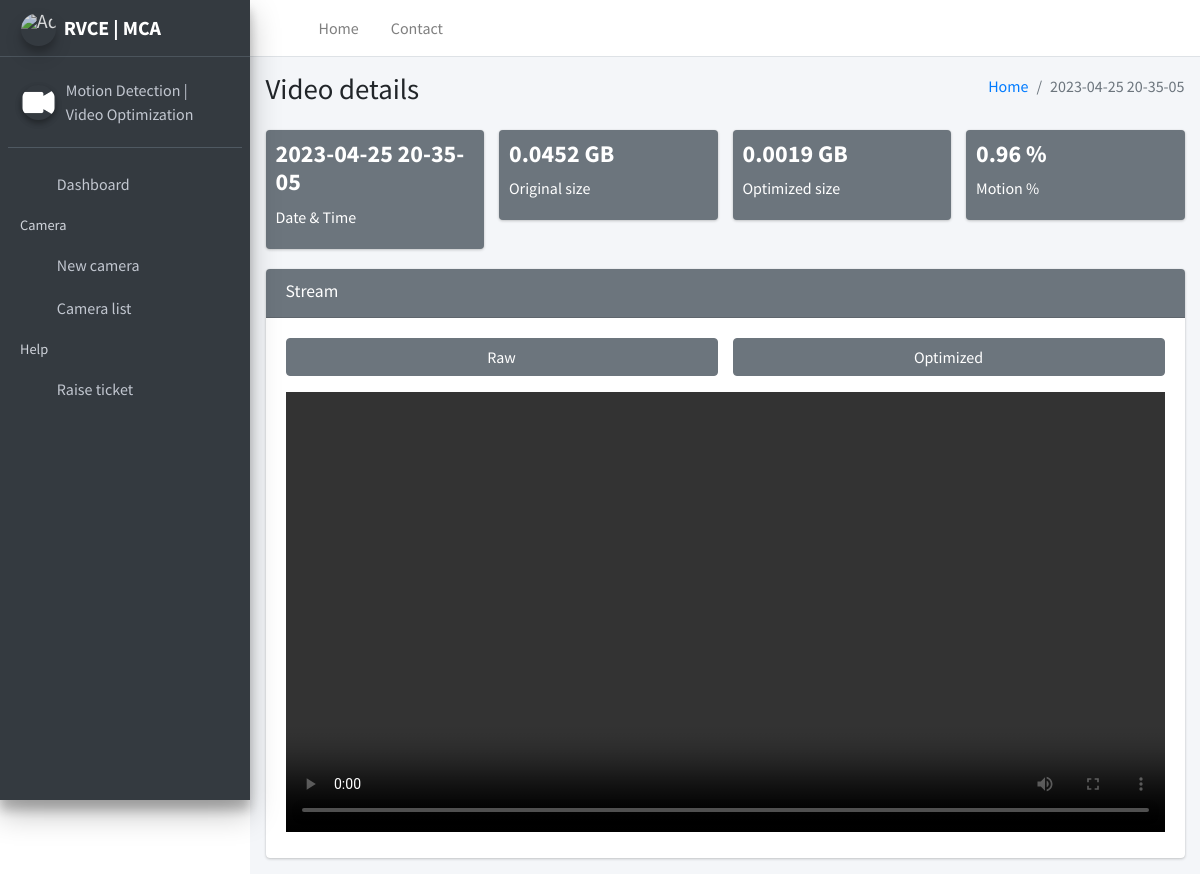
The app's page /video/716 with its own data.
### recorder/models.py (models this page shows)
class Video_Stats(models.Model):
    camera = models.ForeignKey(Cameras, on_delete=models.CASCADE)
    file = models.TextField()
    original_size = models.BigIntegerField(default=0)
    optimized_size = models.BigIntegerField(default=0)
    motion = models.DecimalField(max_digits=5, decimal_places=2, default=0)

### recorder/views.py (the view)
# urls.py: path('video/<int:id>', views.video, name='video'),
def video(request,id):
    try:
        video = Video_Stats.objects.get(id=id)
        print(video.__dict__)
        filename = video.file+'.webm'
    except Video_Stats.DoesNotExist:
        video = None
    context = {'video_path': os.path.join(settings.MEDIA_URL, filename),'data':video}
    return render(request, 'video.html', context=context)

### recorder/templates/video.html (shortened to what this page needs)
{% load static %} {% load mathfilters %}
<!DOCTYPE html>
<html lang="en">
<head>
    <link rel="stylesheet" href="{% static 'plugins/fontawesome-free/css/all.min.css' %}">
    <link rel="stylesheet" href="https://code.ionicframework.com/ionicons/2.0.1/css/ionicons.min.css">
    <link rel="stylesheet" href="{% static 'plugins/tempusdominus-bootstrap-4/css/tempusdominus-bootstrap-4.min.css' %}">
    <link rel="stylesheet" href="{% static 'plugins/icheck-bootstrap/icheck-bootstrap.min.css' %}">
    <link rel="stylesheet" href="{% static 'plugins/jqvmap/jqvmap.min.css' %}">
    <link rel="stylesheet" href="{% static 'dist/css/adminlte.min.css' %}">
    <link rel="stylesheet" href="{% static 'plugins/overlayScrollbars/css/OverlayScrollbars.min.css' %}">
    <link rel="stylesheet" href="{% static 'plugins/daterangepicker/daterangepicker.css' %}">
    <link rel="stylesheet" href="{% static 'plugins/summernote/summernote-bs4.min.css' %}">
    <link rel="stylesheet" href="{% static 'dist/css/custom.css' %}">
</head>
<body class="hold-transition sidebar-mini layout-fixed">
    <div class="wrapper">
        <nav class="main-header navbar navbar-expand navbar-white navbar-light">
            <ul class="navbar-nav">
                <li class="nav-item">
                    <a class="nav-link" data-widget="pushmenu" href="#" role="button"><i class="fas fa-bars"></i></a>
                </li>
                <li class="nav-item d-none d-sm-inline-block">
                    <a href="/index/" class="nav-link">Home</a>
                </li>
                <li class="nav-item d-none d-sm-inline-block">
                    <a href="/tickets/" class="nav-link">Contact</a>
                </li>
            </ul>
            <ul class="navbar-nav ml-auto">
                <li class="nav-item">
                    <a class="nav-link" data-widget="fullscreen" href="#" role="button">
                        <i class="fas fa-expand-arrows-alt"></i>
                    </a>
                </li>
            </ul>
        </nav>
        <aside class="main-sidebar sidebar-dark-primary elevation-4">
            <a href="/index/" class="brand-link">
                <img src="{% static 'dist/img/rvce.png' %}" alt="AdminLTE Logo" class="brand-image img-circle elevation-3 my-auto" style="opacity:.8; width:35px; height:35px">
                <span class="brand-text font-weight-bold my-auto">RVCE | MCA</span>
            </a>
            <div class="sidebar">
                <div class="user-panel mt-3 pb-3 mb-3 d-flex">
                    <div class="image my-auto">
                        <img src="{% static 'dist/img/logo.png' %}" class="img-circle elevation-2 my-auto" alt="User Image" style="width:35px; height:35px">
                    </div>
                    <div class="info">
                        <a class="d-block">Motion Detection |<br>Video Optimization</a>
                    </div>
                </div>
                <nav class="mt-2">
                    <ul class="nav nav-pills nav-sidebar flex-column" data-widget="treeview" role="menu" data-accordion="false">
                        <li class="nav-item">
                            <a href="/index/" class="nav-link">
                                <i class="far fa fa-tachometer-alt nav-icon"></i>
                                <p>Dashboard</p>
                            </a>
                        </li>
                        <li class="nav-header">Camera</li>
                        <li class="nav-item">
                            <a href="/camera/" class="nav-link">
                                <i class="nav-icon fa fa-camera"></i>
                                <p>
                                    New camera
                                </p>
                            </a>
                        </li>
                        <li class="nav-item">
                            <a href="/cameras/" class="nav-link">
                                <i class="nav-icon fa fa-list"></i>
                                <p>
                                    Camera list
                                </p>
                            </a>
                        </li>
                        <li class="nav-header">Help</li>
                        <li class="nav-item">
                            <a href="/ticket/" class="nav-link">
                                <i class="nav-icon fa fa-info"></i>
                                <p>
                                    Raise ticket
                                </p>
                            </a>
                        </li>
                    </ul>
                </nav>
            </div>
        </aside>
        <div class="content-wrapper">
            <div class="content-header">
                <div class="container-fluid">
                    <div class="row mb-2">
                        <div class="col-sm-6">
                            <h1 class="m-0">Video details</h1>
                        </div>
                        <div class="col-sm-6">
                            <ol class="breadcrumb float-sm-right">
                                <li class="breadcrumb-item"><a href="#">Home</a></li>
                                <li class="breadcrumb-item active">{{ data.file }}</li>
                            </ol>
                        </div>
                    </div>
                </div>
            </div>
            <section class="content">
                <div class="container-fluid">
                    <div class="row">
                        <div class="col-lg-3 col-6">
                            <div class="small-box bg-secondary">
                                <div class="inner pb-1">
                                    <h4><b>{{ data.file|slice:":19" }}</b></h4>
                                    <p>Date & Time</p>
                                </div>
                            </div>
                        </div>
                        <div class="col-lg-3 col-6">
                            <div class="small-box bg-secondary">
                                <div class="inner pb-1">
                                    <h4><b>{{ data.original_size|div:1073741824|floatformat:4 }} GB</b></h4>
                                    <p>Original size</p>
                                </div>
                            </div>
                        </div>
                        <div class="col-lg-3 col-6">
                            <div class="small-box bg-secondary">
                                <div class="inner pb-1">
                                    <h4><b>{{ data.optimized_size|div:1073741824|floatformat:4 }} GB</b></h4>
                                    <p>Optimized size</p>
                                </div>
                            </div>
                        </div>
                        <div class="col-lg-3 col-6">
                            <div class="small-box bg-secondary">
                                <div class="inner pb-1">
                                    <h4><b>{{ data.motion }} %</b></h4>
                                    <p>Motion %</p>
                                </div>
                            </div>
                        </div>
                    </div>
                    <div class="row">
                        <div class="col-md-12">
                            <div class="card card-secondary">
                                <div class="card-header">
                                    <h3 class="card-title">Stream</h3>
                                    <div class="card-tools">
                                        <button type="button" class="btn btn-tool" data-card-widget="collapse" title="Collapse">
                                            <i class="fas fa-minus"></i>
                                        </button>
                                    </div>
                                </div>
                                <div class="card-body">
                                    <div class="row">
                                        <div class="col">
                                            <button onclick="raw('{{ MEDIA_URL }}/raw{{ video_path }}')" class="btn btn-secondary w-100">Raw</button>
                                        </div>
                                        <div class="col">
                                            <button onclick="optimize('{{ MEDIA_URL }}/optimized{{ video_path }}')" class="btn btn-secondary w-100">Optimized</button>
                                        </div>
                                    </div>
                                    <video id="video" name="video" class="w-100 mt-3" controls>
                                        <source src="{{ MEDIA_URL }}/raw{{ video_path }}" type="video/webm">
                                    </video>
                                </div>
                            </div>
                        </div>
                    </div>
                </div>
            </section>
        </div>
    </div>
</body>
</html>

### records on screen
Video_Stats: file "2023-04-25 20-35-05", original_size|div "0.0452", optimized_size|div "0.0019", motion "0.96"
